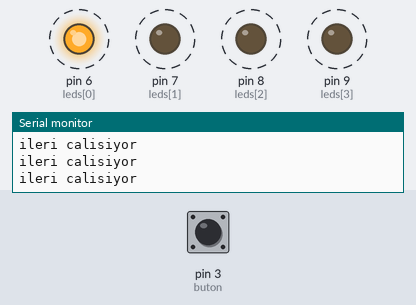
Simulated run of this sketch. Board: Arduino Uno, built with avr-gcc and run on an emulated ATmega328P. Shown: output pins drawn as LEDs (lit = HIGH), the last lines printed to the serial monitor. Dashed ring = blinking. Inputs (shaded band) come from the test bench; at power-on: pin 3 (buton) LOW.

Above: at 1.7 s.
2.5 s: pin 3 (buton) pulled HIGH for 1 s
At 3.35 s:
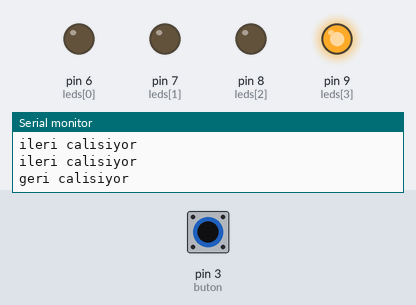
6.0 s: pin 3 (buton) pulled HIGH for 3.2 s
At 6.15 s:
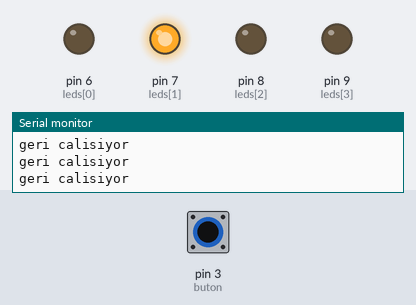
Timing chart, 0 to 16.7 s (numbered marks = the images above; inputs shaded):
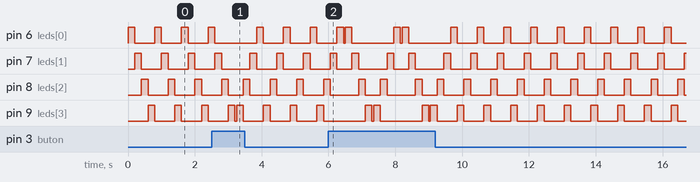

The sketch:

buton_leds.ino
```cpp
int leds[]={6,7,8,9};
int buton=3;
int mode=1;

void setup()
{
  for(int i=0; i<4; i++){
    pinMode(leds[i],OUTPUT);
  }
  Serial.begin(9600);
  pinMode(buton,INPUT);
}

void loop()
{
 int durum=digitalRead(buton);
  if(durum ==1){
     mode*=-1;
    delay(50);
  }
  if(mode==1){
    ileri();
  }
  else{
    geri();
  }
}

void ileri(){
  Serial.println("ileri calisiyor");
  for(int i=0; i<4; i++){
    digitalWrite(leds[i],HIGH);
    delay(200);
    digitalWrite(leds[i],LOW);
  }
}
  void geri(){
    Serial.println("geri calisiyor");
    for(int i=3; i>=0; i--){
    digitalWrite(leds[i],HIGH);
    delay(200);
    digitalWrite(leds[i],LOW);
  }
  }
    
```
